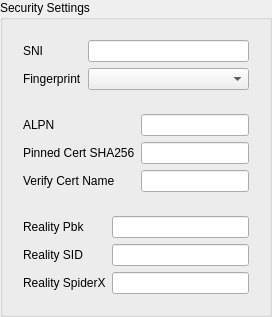
       <widget class="QGroupBox" name="xray_security_box">
        <property name="title">
         <string>Security Settings</string>
        </property>
        <layout class="QVBoxLayout" name="verticalLayout_8">
         <item>
          <widget class="QWidget" name="xray_tls_common" native="true">
           <layout class="QGridLayout" name="gridLayout_5">
            <item row="0" column="0">
             <widget class="QLabel" name="label_11">
              <property name="text">
               <string>SNI</string>
              </property>
             </widget>
            </item>
            <item row="0" column="1">
             <widget class="QLineEdit" name="xray_sni"/>
            </item>
            <item row="1" column="0">
             <widget class="QLabel" name="label_12">
              <property name="text">
               <string>Fingerprint</string>
              </property>
             </widget>
            </item>
            <item row="1" column="1">
             <widget class="QComboBox" name="xray_fp"/>
            </item>
           </layout>
          </widget>
         </item>
         <item>
          <widget class="QWidget" name="xray_tls_only" native="true">
           <layout class="QGridLayout" name="gridLayout_6">
            <item row="0" column="0">
             <widget class="QLabel" name="label_13">
              <property name="text">
               <string>ALPN</string>
              </property>
             </widget>
            </item>
            <item row="0" column="1">
             <widget class="QLineEdit" name="xray_alpn"/>
            </item>
            <item row="1" column="0">
             <widget class="QLabel" name="label_xray_pcs">
              <property name="text">
               <string>Pinned Cert SHA256</string>
              </property>
             </widget>
            </item>
            <item row="1" column="1">
             <widget class="QLineEdit" name="xray_pinned_peer_cert_sha256">
              <property name="toolTip">
               <string>pinnedPeerCertSha256: hex SHA256 of the peer certificate (comma-separated for multiple). Replacement for allowInsecure.</string>
              </property>
             </widget>
            </item>
            <item row="2" column="0">
             <widget class="QLabel" name="label_xray_vcn">
              <property name="text">
               <string>Verify Cert Name</string>
              </property>
             </widget>
            </item>
            <item row="2" column="1">
             <widget class="QLineEdit" name="xray_verify_peer_cert_by_name">
              <property name="toolTip">
               <string>verifyPeerCertByName: verify the peer certificate against this name instead of the SNI.</string>
              </property>
             </widget>
            </item>
           </layout>
          </widget>
         </item>
         <item>
          <widget class="QWidget" name="xray_reality_box" native="true">
           <layout class="QGridLayout" name="gridLayout_7">
            <item row="0" column="0">
             <widget class="QLabel" name="label_14">
              <property name="text">
               <string>Reality Pbk</string>
              </property>
             </widget>
            </item>
            <item row="0" column="1">
             <widget class="QLineEdit" name="xray_reality_pbk"/>
            </item>
            <item row="1" column="0">
             <widget class="QLabel" name="label_15">
              <property name="text">
               <string>Reality SID</string>
              </property>
             </widget>
            </item>
            <item row="1" column="1">
             <widget class="QLineEdit" name="xray_reality_sid"/>
            </item>
            <item row="2" column="0">
             <widget class="QLabel" name="label_16">
              <property name="text">
               <string>Reality SpiderX</string>
              </property>
             </widget>
            </item>
            <item row="2" column="1">
             <widget class="QLineEdit" name="xray_reality_spiderx"/>
            </item>
           </layout>
          </widget>
         </item>
        </layout>
       </widget>
